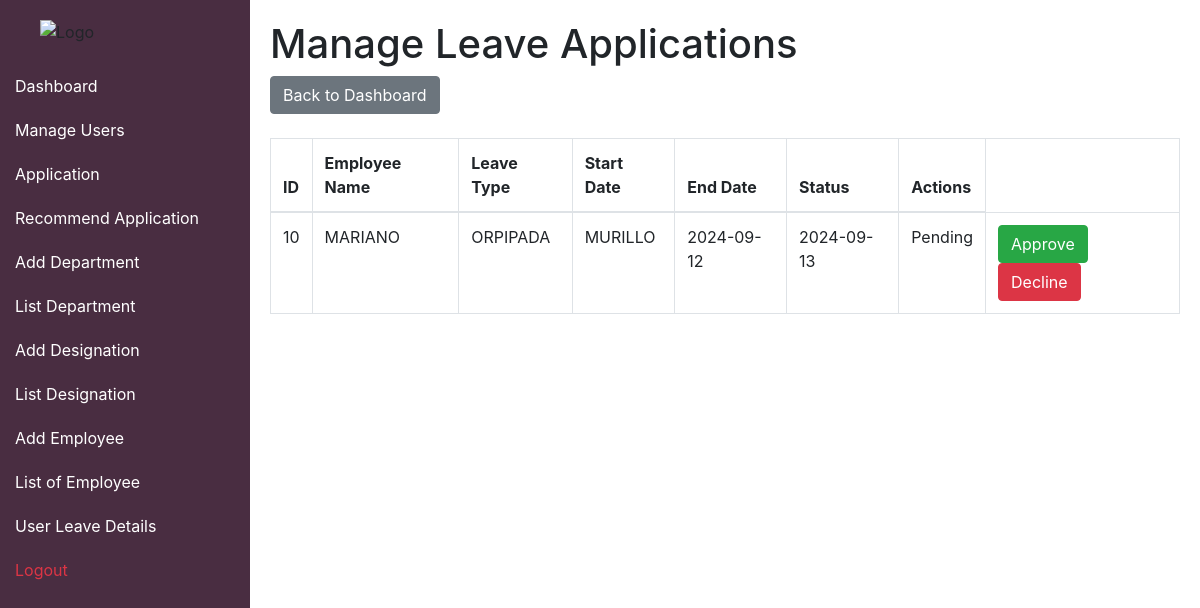
The app's page /applications.php (signed in) with its own data.
### tables this page shows
CREATE TABLE `leave_applications` (
  `id` int(11) NOT NULL,
  `user_id` int(11) NOT NULL,
  `name` varchar(255) NOT NULL,
  `middle_name` varchar(255) DEFAULT NULL,
  `surname` varchar(255) DEFAULT NULL,
  `email` varchar(255) NOT NULL,
  `from_date` date NOT NULL,
  `to_date` date NOT NULL,
  `approver_name` varchar(255) DEFAULT NULL,
  `leave_type` varchar(50) NOT NULL,
  `processing_number` int(11) NOT NULL DEFAULT 1,
  `status` enum('Pending','Approved','Rejected','Complete') DEFAULT 'Pending',
  `created_at` timestamp NOT NULL DEFAULT current_timestamp(),
  `leave_days` int(11) DEFAULT 0,
  `annual_leave_balance` int(11) NOT NULL,
  `username` varchar(255) NOT NULL,
  `reason` text NOT NULL
);

### applications.php (the view, shortened to what this page needs)
<?php
require 'connection.php';
$applications = [];
try {
    $stmt = $pdo->query("SELECT * FROM leave_applications WHERE status = 'pending'");
    $applications = $stmt->fetchAll(PDO::FETCH_ASSOC);
} catch (PDOException $e) {
    $error = 'Database error: ' . $e->getMessage();
}
?>
<!DOCTYPE html>
<html lang="en">
<head>
    <link rel="stylesheet" href="https://maxcdn.bootstrapcdn.com/bootstrap/4.5.2/css/bootstrap.min.css">
</head>
<body>
    <div class="sidebar">
          <div class="sidebar-header">
        <img src="images/logo.png" alt="Logo" class="logo">
        </div>
        <a href="dashboard.php">Dashboard</a>
        <a href="admin_panel.php">Manage Users</a>
        <a href="applications.php">Application</a>
        <a href="recommend_applications.php">Recommend Application</a>
        <a href="add_department.php">Add Department</a>
        <a href="list_departments.php">List Department</a>
        <a href="designations.php">Add Designation</a>
        <a href="list_designations.php">List Designation</a>
        <a href="add_employee.php">Add Employee</a>
        <a href="list_employees.php">List of Employee</a>
        <a href="user_leave_details.php">User Leave Details</a>
        <a href="applications.php?logout=true" class="text-danger">Logout</a>
    </div>
    <div class="content">
        <h1>Manage Leave Applications</h1>
        <div class="mb-4">
            <a href="dashboard.php" class="btn btn-secondary">Back to Dashboard</a>
        </div>
        <table class="table table-bordered mt-3">
            <thead>
                <tr>
                    <th>ID</th>
                    <th>Employee Name</th>
                    <th>Leave Type</th>
                    <th>Start Date</th>
                    <th>End Date</th>
                    <th>Status</th>
                    <th>Actions</th>
                </tr>
            </thead>
            <tbody>
                <?php if (!empty($applications)) { ?>
                    <?php foreach ($applications as $application) { ?>
                        <tr>
                            <td><?php echo htmlspecialchars($application['id']); ?></td>
                            <td><?php echo htmlspecialchars($application['name']); ?></td>
                            <td><?php echo htmlspecialchars($application['middle_name']); ?></td>
                            <td><?php echo htmlspecialchars($application['surname']); ?></td>
                            <td><?php echo htmlspecialchars($application['from_date']); ?></td>
                            <td><?php echo htmlspecialchars($application['to_date']); ?></td>
                            <td><?php echo htmlspecialchars($application['status']); ?></td>
                            <td>
                                <form method="post" style="display:inline;">
                                    <button type="submit" name="action" value="approve" class="btn btn-success">Approve</button>
                                    <button type="submit" name="action" value="decline" class="btn btn-danger">Decline</button>
                                </form>
                            </td>
                        </tr>
                    <?php } ?>
                <?php } else { ?>
                    <tr>
                        <td colspan="7" class="text-center">No applications found</td>
                    </tr>
                <?php } ?>
            </tbody>
        </table>
    </div>
</body>
</html>

### records on screen
leave_applications: id "10", name "MARIANO", middle_name "ORPIPADA", surname "MURILLO", from_date "2024-09-12", to_date "2024-09-13", status "Pending"
